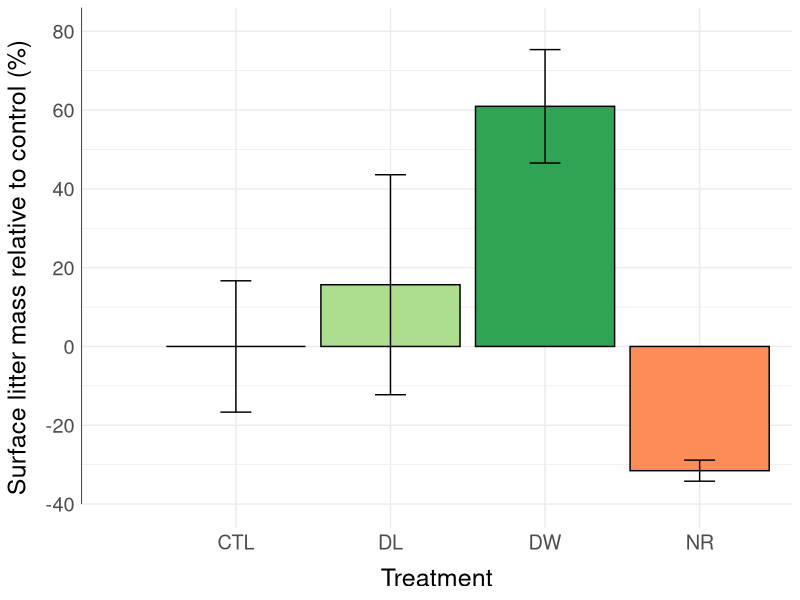
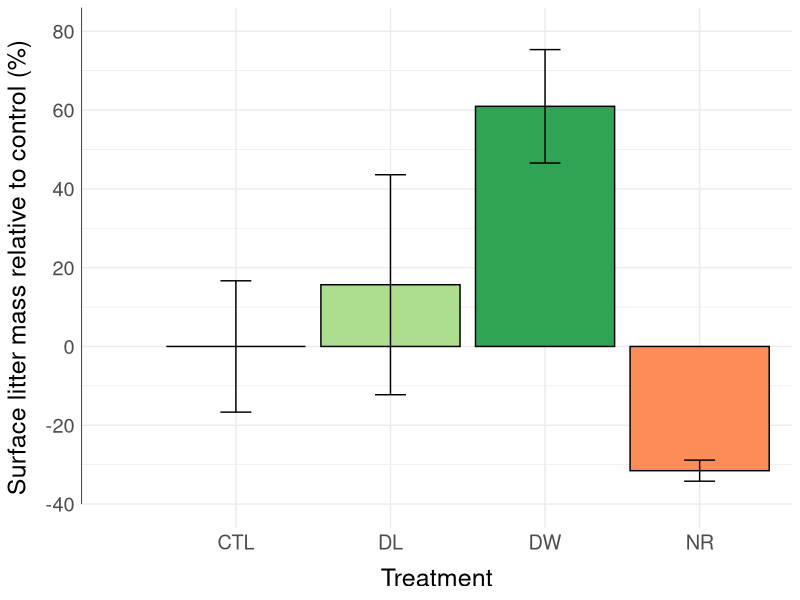

Reproduce these figures in R, in order.
library(ggplot2)
library(dplyr)

setwd(dirname(rstudioapi::getActiveDocumentContext()$path))

master <- read.csv("HJA_DIRT20_Litter_weights.csv", as.is=T)

summary <- master %>% group_by(TRT, PLOT) %>% summarize(litter_wt = sum(litter_wt))


data <- summary %>% group_by(TRT) %>% summarize(lit_wt_mean = mean(litter_wt),
                                               lit_wt_sterr = sd(litter_wt)/sqrt(3),
                                               lit_wt_n = n())

data$rel_perc_mass <- (data$lit_wt_mean/data$lit_wt_mean[1]-1)*100
data$rel_perc_sterr <- (data$lit_wt_sterr/data$lit_wt_mean[1])*100


#plot

#gglot
trt_order <- c('CTL', 'DL', 'DW', 'NR')

litter_plot <- ggplot(data , aes(x=factor(TRT, levels = trt_order), y=data$rel_perc_mass, fill=TRT)) +
  geom_histogram(stat = "identity", colour="black") + 
  theme_minimal() +
  scale_y_continuous(breaks=seq(-40, 80, 20), limits=c(-40, 80)) +
  #annotate("segment", x=0, xend=Inf, y=0, yend=0) +
  annotate("segment", x=0, xend=-Inf, y=-40, yend=Inf) +
  ylab('Surface litter mass relative to control (%)') +
  xlab("Treatment") + 
  #ggtitle("HJA DIRT 20 YR: Fine Root Mass, 0-10 cm") +
  scale_fill_manual(values = c("#eeeeee", "#addd8e","#31a354","#fc8d59")) +
  theme(legend.position = "none") +
  geom_errorbar(aes(ymin=data$rel_perc_mass-data$rel_perc_sterr, ymax=data$rel_perc_mass+data$rel_perc_sterr), width=.2,position=position_dodge(.9)) +
  theme(axis.title.y = element_text(margin = margin(t = 0, r = 10, b = 0, l = 0))) +
  theme(axis.title.x = element_text(margin = margin(t = 10, r = 0, b = 0, l = 0))) +
  theme(text = element_text(size=18))
litter_plot

ggsave(plot=litter_plot, filename = "fig5_relative litter mass.png",
       width = 6, height = 6 , dpi = 300)



                        
